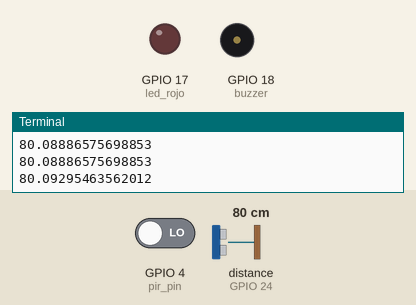
Simulated run of this program. Board: Raspberry Pi (BCM pin numbers). Shown: output pins drawn as LEDs (lit = HIGH), buzzer (waves = sounding, pin HIGH), the last lines printed to the terminal. Dashed ring = blinking. Inputs (shaded band) come from the test bench; at power-on: distance to the obstacle (sensor on GPIO 24) 80 cm, GPIO 4 (pir_pin) LOW. The echo pulse lasts 58.3 µs per cm; threads take turns every 2 ms; the clock reads 2024-03-15 10:24:30 at power-on unless the program sets it; pins used as bus, display or sensor lines are not drawn.

Above: at 1.2 s.
1.3 s: distance to the obstacle (sensor on GPIO 24) set to 6 cm
2.8 s: distance to the obstacle (sensor on GPIO 24) set to 3 cm
At 3.26 s:
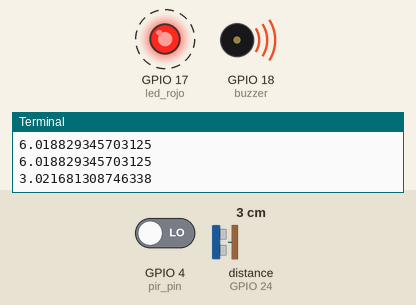
5.8 s: distance to the obstacle (sensor on GPIO 24) set to 9 cm
At 7.2 s:
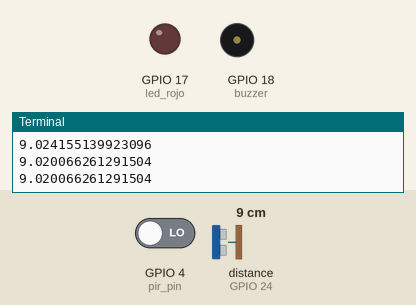
7.5 s: GPIO 4 (pir_pin) driven HIGH
At 8.5 s:
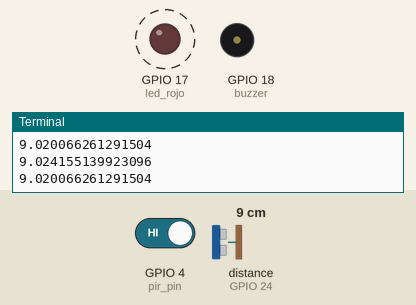
10.5 s: GPIO 4 (pir_pin) driven LOW
At 11.6 s:
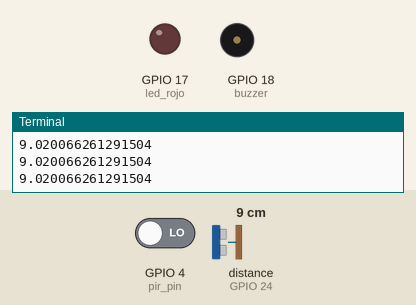
Timing chart, 0 to 13.0 s (numbered marks = the images above; inputs shaded):
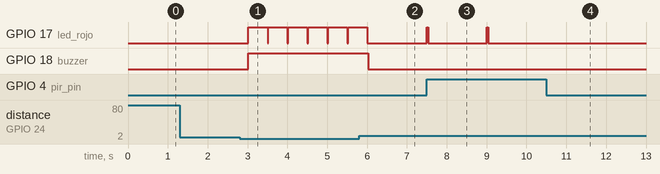

The program:

1.11_codi.py
```python
"""Exercici 11: Sistema d’Alarma Completa amb PIR, Buzzer i LEDs (Amb Threading)
Crear una alarma completa que inclogui el sensor PIR, el sensor ultrasònic, diversos LEDs i
un brunzidor per senyalitzar la proximitat i el moviment en paral·lel utilitzant *threading*."""

import RPi.GPIO as GPIO
import time
from threading import Thread
from llibreries_dispositius.distancia_classe import SensorDistancia
from llibreries_dispositius.pir_classe import SensorPIR
from llibreries_dispositius.led_classe import LED
from llibreries_dispositius.active_Buzzer_classe import Buzzer

GPIO.setmode(GPIO.BCM)

pir = SensorPIR(pir_pin=4)
sensor_dist = SensorDistancia(trigger_pin=23, echo_pin=24)
led_rojo = LED(17)
buzzer = Buzzer(18)

def proximity_alert():
    while True:
        dist_actual = sensor_dist.mesura_distancia()
        if dist_actual < 5:
            led_rojo.encendre()
            buzzer.encendre()
        else:
            led_rojo.apagar()
            buzzer.apagar()
        time.sleep(0.5)

def movement_alert():
    while True:
        if pir.detecta_moviment():
            led_rojo.encendre()
            time.sleep(1)
        else:
            led_rojo.apagar()
        time.sleep(0.5)

try:
    proximity_thread = Thread(target=proximity_alert)
    movement_thread = Thread(target=movement_alert)
    proximity_thread.start()
    movement_thread.start()
    proximity_thread.join()
    movement_thread.join()
except KeyboardInterrupt: print("Programa finalitzat per l'usuari")
finally: GPIO.cleanup()
```

distancia_classe.py
```python
import RPi.GPIO as GPIO
import time

class SensorDistancia:
    def __init__(self, trigger_pin, echo_pin):
        self.trigger_pin = trigger_pin
        self.echo_pin = echo_pin
        # GPIO.setmode(GPIO.BCM)  # Mode de numeració de pins
        GPIO.setup(self.trigger_pin, GPIO.OUT)  # Configura el pin trigger com a sortida
        GPIO.setup(self.echo_pin, GPIO.IN)  # Configura el pin echo com a entrada

    def mesura_distancia(self):
        """Mesura la distància en centímetres."""
        # Envia un pols de 10 µs pel pin trigger per iniciar la mesura
        GPIO.output(self.trigger_pin, GPIO.HIGH)
        time.sleep(0.00001)  # Pols de 10 microsegons
        GPIO.output(self.trigger_pin, GPIO.LOW)

        # Mesura el temps que tarda el senyal d’echo en tornar
        while GPIO.input(self.echo_pin) == 0:
            start_time = time.time()

        while GPIO.input(self.echo_pin) == 1:
            stop_time = time.time()

        # Calcula el temps de vol del pols
        elapsed_time = stop_time - start_time
        # Calcula la distància (en centímetres)
        distancia = (elapsed_time * 34300) / 2  # velocitat del so en cm/s
        print(distancia)
        return distancia

    # def cleanup(self):
        # """Neteja la configuració de GPIO."""
        # GPIO.cleanup()
```

pir_classe.py
```python
import RPi.GPIO as GPIO
import time

class SensorPIR:
    def __init__(self, pir_pin):
        self.pir_pin = pir_pin
        #GPIO.setmode(GPIO.BCM)  # Mode de numeració de pins
        GPIO.setup(self.pir_pin, GPIO.IN)  # Configura el pin PIR com a entrada

    def detecta_moviment(self):
        """Retorna True si detecta moviment, False en cas contrari."""
        if GPIO.input(self.pir_pin) == GPIO.HIGH:
            return True
        else:
            return False

    # def cleanup(self):
        # """Neteja la configuració de GPIO."""
        # GPIO.cleanup()
```

led_classe.py
```python
import RPi.GPIO as GPIO
import time

class LED:
    def __init__(self, pin):
        """Constructor del Objeto"""
        self.pin = pin
        #GPIO.setmode(GPIO.BCM)
        GPIO.setup(self.pin, GPIO.OUT)
        self.state = False

    def encendre(self):
        """Encén el LED."""
        GPIO.output(self.pin, GPIO.HIGH)
        self.state = True


    def apagar(self):
        """Apaga el LED."""
        GPIO.output(self.pin, GPIO.LOW)
        self.state = False


    def alternar(self):
        """Canvia l'estat del LED."""
        if self.state:
            self.apagar()
        else:
            self.encendre()

    # def cleanup(self):
        # """Neteja la configuració de GPIO."""
        # GPIO.cleanup()
```

active_Buzzer_classe.py
```python
import RPi.GPIO as GPIO
import time

class Buzzer:
    def __init__(self, buzzer_pin):
        self.buzzer_pin = buzzer_pin
        # GPIO.setmode(GPIO.BCM)  # Mode de numeració de pins
        GPIO.setup(self.buzzer_pin, GPIO.OUT)  # Configura el pin del buzzer com a sortida

    def encendre(self):
        """Activa el buzzer (so)."""
        GPIO.output(self.buzzer_pin, GPIO.HIGH)


    def apagar(self):
        """Desactiva el buzzer (sense so)."""
        GPIO.output(self.buzzer_pin, GPIO.LOW)

    def sonar_durant(self, segons):
        """Fa sonar el buzzer durant un cert temps (en segons)."""
        self.encendre()
        time.sleep(segons)
        self.apagar()

    # def cleanup(self):
        # """Neteja la configuració de GPIO."""
        # GPIO.cleanup()
```

Measured:
- the behaviour switches between 5 and 4 cm on distance to the obstacle (sensor on GPIO 24) (found by bisection; images 0 and 1)
- after the input at 2.8 s, GPIO 17 (led_rojo): alternates HIGH for 0.48 s and LOW for 0.02 s, starting after 0.22 s; GPIO 18 (buzzer): LOW → HIGH after 0.22 s
- after the input at 5.8 s, GPIO 17 (led_rojo): goes on until 6.0 s, then stays LOW; GPIO 18 (buzzer): HIGH → LOW after 0.23 s
- after the input at 7.5 s, GPIO 17 (led_rojo): alternates HIGH for 0.03 s and LOW for 1.5 s, starting at once
- after the input at 10.5 s, GPIO 17 (led_rojo): stops changing and stays LOW
